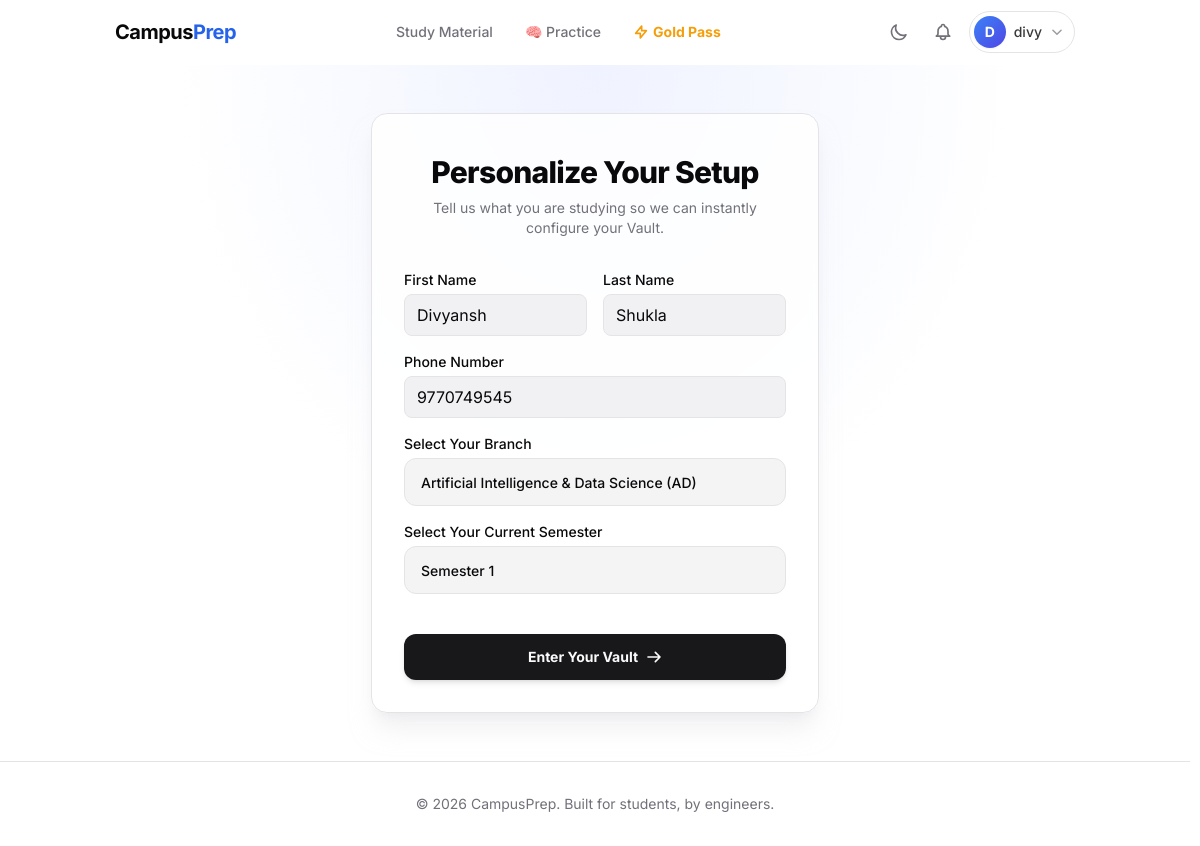
/onboarding/ (signed in), run on the app's committed database.
### apps/users/models.py (models this page shows, shortened)
class User(AbstractUser):
    clerk_id = models.CharField(max_length=100, unique=True, null=True, blank=True)
    phone_number = models.CharField(max_length=15, blank=True, null=True)
    preferred_branch = models.ForeignKey(
        'academics.Branch',
        on_delete=models.SET_NULL,
        null=True,
        blank=True,
        related_name='users'
    )
    preferred_semester = models.ForeignKey(
        'academics.Semester',
        on_delete=models.SET_NULL,
        null=True,
        blank=True,
        related_name='users'
    )
    active_subscription_valid_until = models.DateField(null=True, blank=True)
    gold_pass_branch = models.ForeignKey(
        'academics.Branch',
        on_delete=models.SET_NULL,
        null=True,
        blank=True,
        related_name='gold_pass_users'
    )
    gold_pass_semester = models.ForeignKey(
        'academics.Semester',
        on_delete=models.SET_NULL,
        null=True,
        blank=True,
        related_name='gold_pass_users'
    )
    active_subscription_plan = models.ForeignKey(
        'products.SubscriptionPlan',
        on_delete=models.SET_NULL,
        null=True,
        blank=True,
        related_name='subscribed_users'
    )

### apps/users/views.py (the view)
# urls.py: path('onboarding/', views.onboarding_view, name='onboarding'),
@login_required
@ensure_csrf_cookie
def onboarding_view(request):
    user = request.user
    if request.method == 'POST':
        form = UserOnboardingForm(request.POST, instance=user)
        if form.is_valid():
            user = form.save(commit=False)
            user.preferred_branch = form.cleaned_data['branch']
            user.preferred_semester = form.cleaned_data['semester']
            user.save()
            return redirect('dashboard')
    else:
        initial_data = {
            'first_name': user.first_name,
            'last_name': user.last_name,
            'phone_number': user.phone_number,
        }
        if user.preferred_branch:
            initial_data['branch'] = user.preferred_branch
        if user.preferred_semester:
            initial_data['semester'] = user.preferred_semester
        form = UserOnboardingForm(initial=initial_data, instance=user)
    return render(request, 'users/onboarding.html', {'form': form})

### apps/users/forms.py
class UserOnboardingForm(forms.ModelForm):
    first_name = forms.CharField(max_length=150, required=True, label="First Name")
    last_name = forms.CharField(max_length=150, required=True, label="Last Name")
    phone_number = forms.CharField(max_length=15, required=True, label="Phone Number")
    branch = forms.ModelChoiceField(
        queryset=Branch.objects.all(),
        empty_label="Select your Branch",
        required=True
    )
    semester = forms.ModelChoiceField(
        queryset=Semester.objects.all(),
        empty_label="Select your Semester",
        required=True
    )
    class Meta:
        model = User
        fields = ['first_name', 'last_name', 'phone_number']

### apps/academics/models.py (called while the page is built)
    def __str__(self):
        return f"{self.name} ({self.code})"

    def __str__(self):
        return f"Semester {self.number}"

### apps/users/context_processors.py (called while the page is built, shortened)
def clerk_settings(request):
    publishable_key = settings.CLERK_PUBLISHABLE_KEY
    js_url = "clerk.accounts.dev" # Default
    return {
        'CLERK_PUBLISHABLE_KEY': settings.CLERK_PUBLISHABLE_KEY,
        'CLERK_JS_URL': js_url,
    }

### templates/users/onboarding.html (shortened to what this page needs)
{% extends "base.html" %}
{% block content %}
<div class="flex-grow flex items-center justify-center py-12 px-4 sm:px-6 lg:px-8 relative">
    <div class="absolute inset-0 -z-10 bg-[radial-gradient(ellipse_at_top,_var(--tw-gradient-stops))] from-indigo-100/50 via-background to-background dark:from-indigo-900/10 dark:via-background dark:to-background"></div>
    <div class="max-w-md w-full space-y-8 bg-card text-card-foreground p-8 rounded-2xl border border-border shadow-xl shadow-border/50 dark:shadow-none backdrop-blur-sm bg-background/80">
        <div class="text-center">
            <h2 class="mt-2 text-3xl font-extrabold tracking-tight text-foreground">
                Personalize Your Setup
            </h2>
            <p class="mt-2 text-sm text-muted-foreground">
                Tell us what you are studying so we can instantly configure your Vault.
            </p>
        </div>
        <form class="mt-8 space-y-6" action="{% url 'onboarding' %}" method="POST">
            <div class="space-y-4">
                <div class="grid grid-cols-2 gap-4">
                    <div>
                        <label for="{{ form.first_name.id_for_label }}" class="block text-sm font-medium text-foreground mb-1">First Name</label>
                        <input type="text" name="first_name" id="{{ form.first_name.id_for_label }}" value="{{ form.first_name.value|default_if_none:'' }}" class="w-full px-3 py-2 border border-border rounded-lg bg-input/50 focus:ring-2 focus:ring-ring outline-none" required>
                    </div>
                    <div>
                        <label for="{{ form.last_name.id_for_label }}" class="block text-sm font-medium text-foreground mb-1">Last Name</label>
                        <input type="text" name="last_name" id="{{ form.last_name.id_for_label }}" value="{{ form.last_name.value|default_if_none:'' }}" class="w-full px-3 py-2 border border-border rounded-lg bg-input/50 focus:ring-2 focus:ring-ring outline-none" required>
                    </div>
                </div>
                <div>
                    <label for="{{ form.phone_number.id_for_label }}" class="block text-sm font-medium text-foreground mb-1">Phone Number</label>
                    <input type="text" name="phone_number" id="{{ form.phone_number.id_for_label }}" value="{{ form.phone_number.value|default_if_none:'' }}" class="w-full px-3 py-2 border border-border rounded-lg bg-input/50 focus:ring-2 focus:ring-ring outline-none" required>
                </div>
                <div>
                   <label for="{{ form.branch.id_for_label }}" class="block text-sm font-medium text-foreground mb-1">Select Your Branch</label>
                   <div class="[&>select]:w-full [&>select]:px-3 [&>select]:py-2 [&>select]:border [&>select]:border-border [&>select]:rounded-lg [&>select]:bg-input/50 focus:[&>select]:ring-2 focus:[&>select]:ring-ring outline-none">
                   </div>
                </div>
                <div>
                   <label for="{{ form.semester.id_for_label }}" class="block text-sm font-medium text-foreground mb-1">Select Your Current Semester</label>
                   <div class="[&>select]:w-full [&>select]:px-3 [&>select]:py-2 [&>select]:border [&>select]:border-border [&>select]:rounded-lg [&>select]:bg-input/50 focus:[&>select]:ring-2 focus:[&>select]:ring-ring outline-none">
                   </div>
                </div>
            </div>
            <div class="pt-4">
                <button type="submit" class="group w-full flex justify-center items-center py-3 px-4 border border-transparent text-sm font-bold rounded-xl text-primary-foreground bg-primary hover:bg-primary/90 hover:-translate-y-0.5 focus:outline-none focus:ring-2 focus:ring-offset-2 focus:ring-ring transition-all shadow-md">
                    <span>Enter Your Vault</span>
                    <svg class="ml-2 w-4 h-4 group-hover:translate-x-1 transition-transform" fill="none" viewBox="0 0 24 24" stroke="currentColor"><path stroke-linecap="round" stroke-linejoin="round" stroke-width="2.5" d="M14 5l7 7m0 0l-7 7m7-7H3"></path></svg>
                </button>
            </div>
        </form>
    </div>
</div>
{% endblock %}

### templates/base.html (shortened to what this page needs)
{% load static %}
<!DOCTYPE html>
<html lang="en" class="h-full {% if request.COOKIES.theme == 'dark' %}dark{% endif %}">
<head>
    <script src="https://cdn.tailwindcss.com"></script>
</head>
<body class="min-h-screen flex flex-col font-sans antialiased bg-background text-foreground transition-colors duration-300">
    <header class="sticky top-0 z-50 w-full glass-nav transition-all duration-300">
        <div class="container mx-auto px-4 sm:px-6 lg:px-8">
            <div class="flex items-center justify-between h-16">
                <div class="flex-shrink-0">
                    <a href="{% if user.is_authenticated %}{% url 'dashboard' %}{% else %}{% url 'home' %}{% endif %}" class="text-xl font-bold tracking-tight">
                        Campus<span class="text-blue-600 dark:text-blue-400">Prep</span>
                    </a>
                </div>
                <nav class="hidden md:flex md:space-x-8 items-center">
                    <a href="{% url 'dashboard' %}" class="text-sm font-medium {% if request.resolver_match.url_name == 'dashboard' %}text-primary{% else %}text-muted-foreground hover:text-foreground{% endif %} transition-colors">
                        Study Material
                    </a>
                    <a href="{% url 'practice_index' %}" class="text-sm font-medium {% if 'practice' in request.resolver_match.url_name %}text-indigo-500{% else %}text-muted-foreground hover:text-foreground{% endif %} transition-colors">
                        🧠 Practice
                    </a>
                    <a href="{% if request.user.is_authenticated %}{% url 'checkout_gold_pass' %}?branch={{ request.user.preferred_branch_id }}&semester={{ request.user.preferred_semester_id }}{% else %}{% url 'login' %}{% endif %}" class="text-sm font-bold text-amber-500 hover:text-amber-600 transition-colors flex items-center">
                        <svg class="w-4 h-4 mr-1" fill="none" viewBox="0 0 24 24" stroke="currentColor"><path stroke-linecap="round" stroke-linejoin="round" stroke-width="2.5" d="M13 10V3L4 14h7v7l9-11h-7z"></path></svg>
                        Gold Pass
                    </a>
                </nav>
                <div class="hidden md:flex items-center gap-2">
                    <button id="themeToggle" class="p-2 text-muted-foreground hover:text-foreground transition-all duration-200 hover:bg-muted/60 rounded-full" title="Toggle theme">
                        <svg class="w-5 h-5 dark:hidden" fill="none" viewBox="0 0 24 24" stroke="currentColor"><path stroke-linecap="round" stroke-linejoin="round" stroke-width="2" d="M20.354 15.354A9 9 0 018.646 3.646 9.003 9.003 0 0012 21a9.003 9.003 0 008.354-5.646z"></path></svg>
                    </button>
                    {% if user.is_authenticated %}
                    <a href="{% url 'notifications:list' %}" class="relative p-2 text-muted-foreground hover:text-foreground transition-all duration-200 hover:bg-muted/60 rounded-full"
                       id="notificationsBell">
                    </a>
                    <div class="relative" id="userDropdownContainer">
                        <button id="userDropdownBtn" class="flex items-center gap-2 rounded-full p-1 pr-2.5 border border-border hover:border-muted-foreground/40 hover:bg-muted/60 transition-all duration-200 focus:outline-none group">
                            <div class="w-8 h-8 rounded-full bg-gradient-to-br from-blue-500 to-indigo-600 flex items-center justify-center text-white text-sm font-bold flex-shrink-0 shadow-sm">
                                {{ user.username|slice:":1"|upper }}
                            </div>
                            <span class="text-sm font-medium text-foreground/80 group-hover:text-foreground max-w-[80px] truncate transition-colors">{{ user.username }}</span>
                            <svg class="w-3.5 h-3.5 text-muted-foreground/70 transition-transform duration-200" id="dropdownChevron" fill="none" viewBox="0 0 24 24" stroke="currentColor"><path stroke-linecap="round" stroke-linejoin="round" stroke-width="2.5" d="M19 9l-7 7-7-7"></path></svg>
                        </button>
                    </div>
                    {% else %}
                    <a href="{% url 'login' %}" class="text-sm font-medium text-muted-foreground hover:text-foreground transition-colors">Log in</a>
                    <a href="{% url 'signup' %}" class="bg-primary text-primary-foreground hover:bg-primary/90 px-4 py-2 rounded-md text-sm font-medium transition-colors shadow-sm">Sign up</a>
                    {% endif %}
                </div>
            </div>
        </div>
    </header>
    <main class="flex-grow">
        {% block content %}{% endblock %}
    </main>
    <footer class="border-t border-border mt-auto py-8">
        <div class="container mx-auto px-4 text-center text-sm text-muted-foreground">
            &copy; 2026 CampusPrep. Built for students, by engineers.
        </div>
    </footer>
</body>
</html>

### templates/base.html (style rules this page uses)
.glass-nav { background: rgba(255, 255, 255, 0.7); backdrop-filter: blur(12px); -webkit-backdrop-filter: blur(12px); border-bottom: 1px solid rgba(255, 255, 255, 0.2); }
* { scrollbar-width: thin; scrollbar-color: hsl(var(--muted-foreground) / 0.2) transparent; }

### data on the page
User: username "D", username "divy", first_name "Divyansh", last_name "Shukla", phone_number "9770749545"
